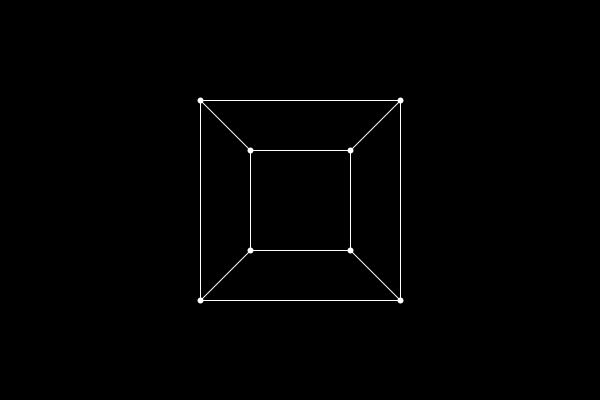
Frame 1 (no input)
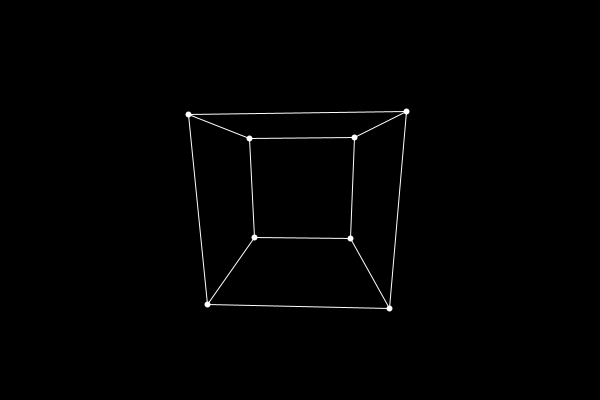
Frame 60 (the mouse pressed at the canvas centre just before this capture)
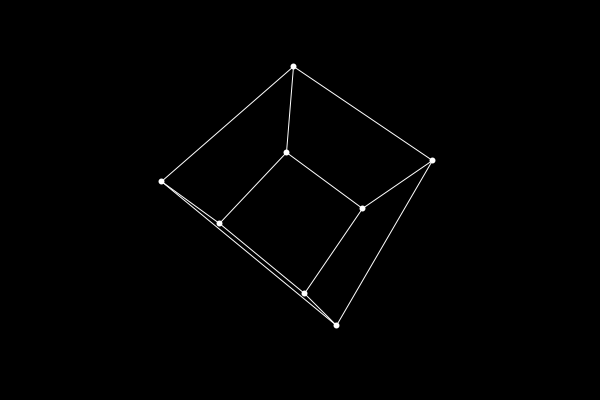
Frame 120 (the mouse held since frame 60 and released just before this capture)

The Processing sketch that drew these frames (run headless with seeded random() and noise(); from frame 60 on, the mouse is pressed at the canvas centre):

// Processing sketch: sketch_3d_to_2d
// ── sketch_3d_to_2d.pde
float angle = 0;
PVector[] points = new PVector[8];

float[][] projection = {
  {1, 0, 0},
  {0, 1, 0}
};

void setup() {
  size(600, 400);
  
  points[0] = new PVector(-0.5,  -0.5,  -0.5);
  points[1] = new PVector( 0.5,  -0.5,  -0.5);
  points[2] = new PVector( 0.5,   0.5,  -0.5);
  points[3] = new PVector(-0.5,   0.5,  -0.5);
  points[4] = new PVector(-0.5,  -0.5,   0.5);
  points[5] = new PVector( 0.5,  -0.5,   0.5);
  points[6] = new PVector( 0.5,   0.5,   0.5);
  points[7] = new PVector(-0.5,   0.5,   0.5);
  
}

void draw() {
  background(0);
  translate(width/2, height/2);
  stroke(255);
  strokeWeight(5);
  noFill();
  
  float[][] rotationZ = {
    {sin(angle), -cos(angle), 0},
    {cos(angle),  sin(angle), 0},
    {         0,           0, 1}
  };
  
  float[][] rotationX = {
    {1,          0,           0},
    {0, sin(angle), -cos(angle)},
    {0, cos(angle),  sin(angle)},
  };
  
  float[][] rotationY = {
    {sin(angle), 0, -cos(angle)},
    {         0, 1,           0},
    {cos(angle), 0,  sin(angle)}
  };
  
  PVector[] projected = new PVector[8];
  int index = 0;
  for(PVector v : points) {
    PVector rotated = matmul(rotationX, v);
    rotated = matmul(rotationY, rotated);
    rotated = matmul(rotationZ, rotated);
    
    float dist = 1.5;
    float z = 1 / (dist - rotated.z);
    
    float[][] projection = {
      {z, 0, 0},
      {0, z, 0}
    };
    
    
    PVector projected2D = matmul(projection, rotated);
    projected2D.mult(200);
    projected[index] = projected2D;
    //point(projected2D.x, projected2D.y);
    index++;
  }
  
  for(PVector v : projected) {
    stroke(255);
    strokeWeight(6);
    noFill();
    point(v.x, v.y);
  }
  
  for(int i = 0; i < 4; i++) {
    connect(i, (i+1)%4, projected);
    connect(i+4, ((i+1)%4)+4, projected);
    connect(i, i+4, projected);
  }
  
  angle+=0.05;
}

void connect(int i, int j, PVector[] points) {
    PVector a = points[i];
    PVector b = points[j];
    strokeWeight(1);
    stroke(255);
    line(a.x, a.y, b.x, b.y);
  }

// ── lib.pde
float[][] vecToMat(PVector v) {
 float[][] m = new float[3][1];
 m[0][0] = v.x;
 m[1][0] = v.y;
 m[2][0] = v.z;
 return m;
}

PVector matToVec(float[][] m) {
  PVector v = new PVector();
  v.x = m[0][0];
  v.y = m[1][0];
  if(m.length > 2) {
    v.z = m[2][0];
  }
  return v;
}

void printM(float[][] a) {
  int colA = a[0].length;
  int rowA = a.length;
  print(rowA + "X" + colA);
  println();
  for(int i = 0; i < rowA; i++) {
    for(int j = 0; j < colA; j++) {
      print(a[i][j] + " ");
    }
    println();
  }
  println();
}

PVector matmul(float[][] a, PVector b) {
  float[][] m = vecToMat(b);
  return matToVec(matmul(a, m));
}

float[][] matmul(float[][] a, float[][] b) {
  int colA = a[0].length;
  int rowA = a.length;
  int colB = b[0].length;
  int rowB = b.length;
  
  if(colA != rowB) {
    println("Not equal");
    return null;
  }
  
  float result[][] = new float[rowA][colB];

  for( int i = 0; i < rowA; i++) {
    for( int j = 0; j < colB; j++) {
      float sum = 0;
      for( int k = 0; k < colA; k++) {
        sum += a[i][k] * b[k][j];
      }
      result[i][j] = sum;
    }
  }
  return result;
}
